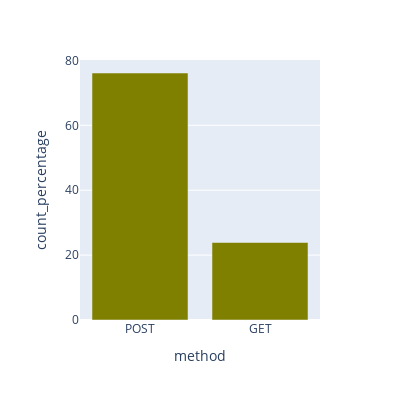

Source (notebook cell):
### Code cell
count_percentage_plot_by_column('method','olive')

### Figure 1 — Plotly figure (JSON) as saved in the notebook; plotly's stock layout.template omitted (floating-point values rounded to 4 significant figures)
{"data": [{"alignmentgroup": "True", "hovertemplate": "method=%{x}<br>count_percentage=%{y}<extra></extra>", "legendgroup": "", "marker": {"color": "olive", "pattern": {"shape": ""}}, "name": "", "offsetgroup": "", "orientation": "v", "showlegend": false, "textposition": "auto", "type": "bar", "x": ["POST", "GET"], "xaxis": "x", "y": [76.12, 23.88], "yaxis": "y"}], "layout": {"autosize": false, "barmode": "relative", "height": 400, "legend": {"tracegroupgap": 0}, "margin": {"t": 60}, "width": 400, "xaxis": {"anchor": "y", "domain": [0, 1], "title": {"text": "method"}}, "yaxis": {"anchor": "x", "domain": [0, 1], "title": {"text": "count_percentage"}}}}
